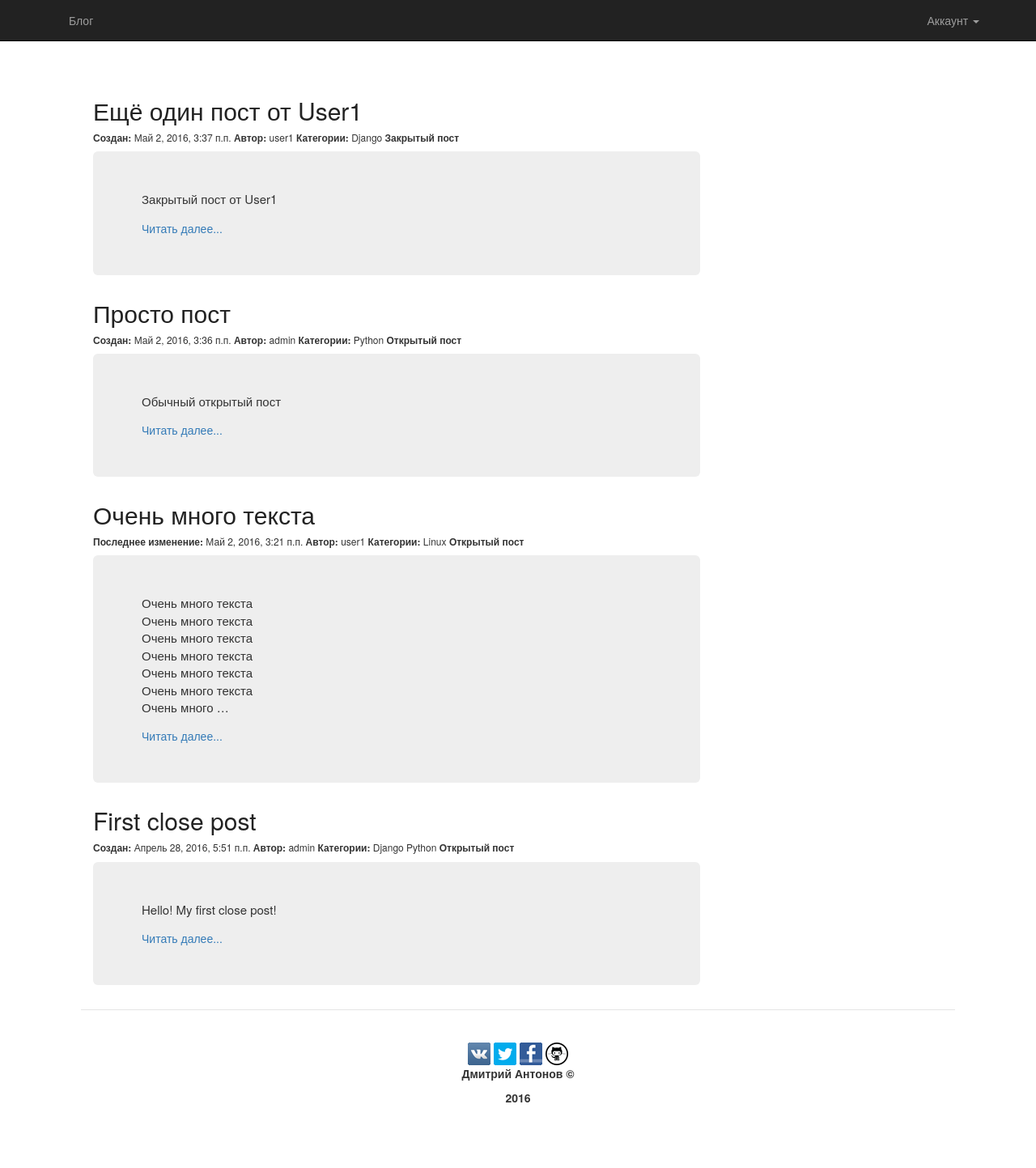
/, run on an earlier commit of the app's database.
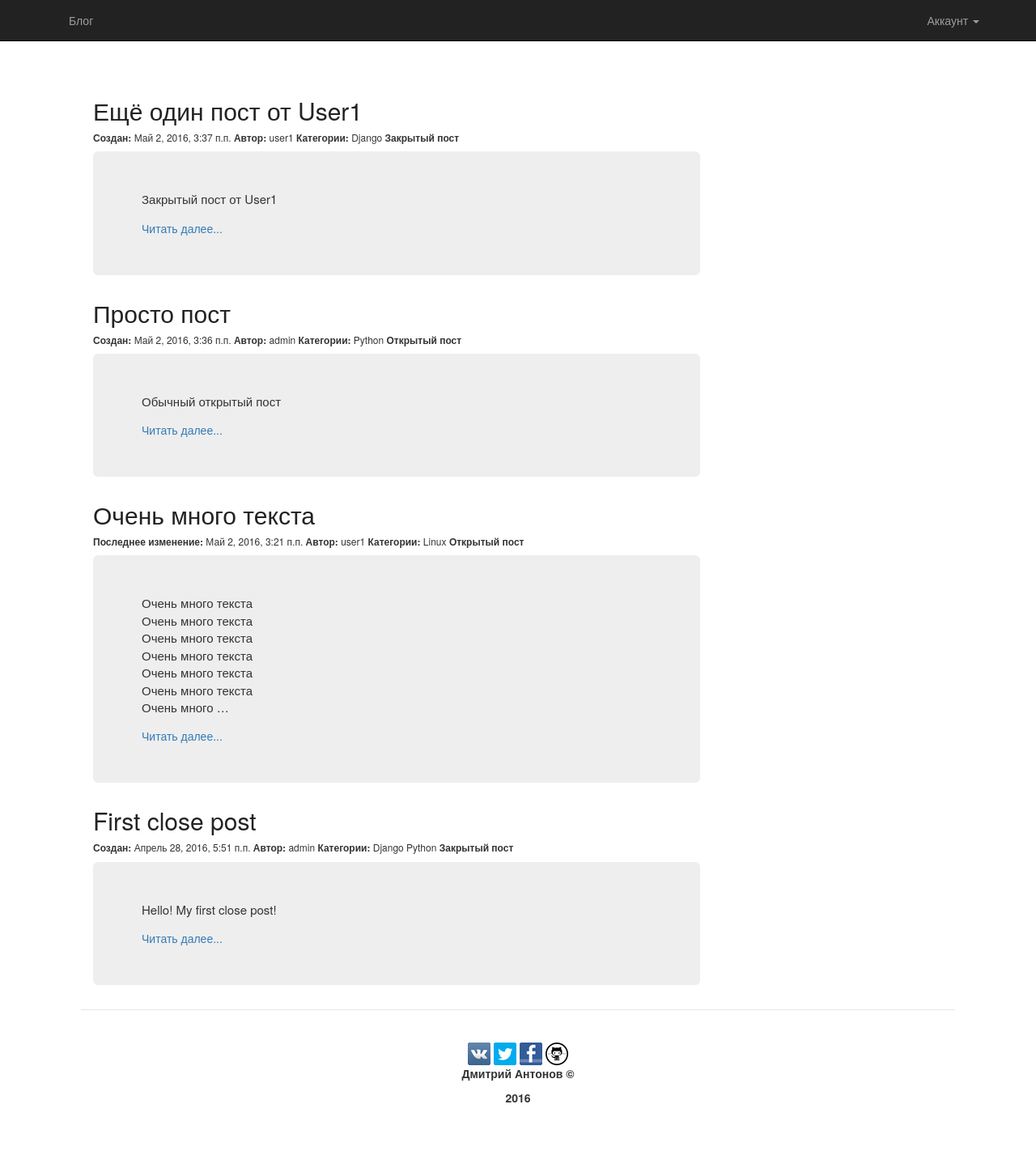
And on a later commit of the database.
### blog/models.py (models this page shows, shortened)
class Article(models.Model):
    article_title = models.CharField(max_length=100)
    article_text = models.TextField()
    article_date_create = models.DateTimeField(default=timezone.now)
    article_date_modify = models.DateTimeField(default=timezone.now)
    article_access = models.BooleanField(default=True)
    article_autor = models.ForeignKey(User)
    article_tag = models.ManyToManyField(Tags)

### blog/views.py (the view)
# urls.py: url(r'^$', views.HomeView.as_view(), name='home'),
class HomeView(generic.ListView):
    template_name = 'blog/home.html'
    context_object_name = 'post_blog'
    def get_queryset(self):
        return Article.objects.order_by('-article_date_create').all()

### blog/models.py (called while the page is built)
    def __str__(self):
        return self.tags_name

### blog/templates/blog/home.html (shortened to what this page needs)
{% load staticfiles %}
<!DOCTYPE html>
<html lang="ru">
<head>
    {% block load_css %}
      <link href="{% static 'blog/css/bootstrap.css' %}" rel="stylesheet">
      <link rel="stylesheet" type="text/css" href="{% static 'blog/style.css' %}">
    {% endblock load_css %}
</head>
<body>
    {% block header %}
      <div class="container-fluit">
          <div class="row">
              <div class="navbar navbar-inverse navbar-fixed-top">
                  <div class="container">
                      <ul class="nav navbar-nav navbar-right">
                        <li class="dropdown">
                          <a class="dropdown-toggle" data-toggle="dropdown" role="button" aria-expanded="false">Аккаунт <span class="caret"></span></a>
                        </li>
                      </ul>
                      <div class="collapse navbar-collapse">
                          <ul class="nav navbar-nav">
                              <li><a href="{% url 'blog:home' %}">Блог</a></li>
                          </ul>
                      </div>
                  </div>
              </div>
          </div>
      </div>
    {% endblock header %}
    {% block post %}
      {% if post_blog %}
        <div class="container blog-post">
          <div class="row">
              <div class="col-lg-8 col-md-8">
                        {% for x in post_blog %}
                            <div>
                                <h2 class="article-title">
                                    <a class="article-title" href="{% url 'blog:full' x.id %}"> {{ x.article_title }} </a>
                                </h2>
                            </div>
                            <h6>
                                {% if x.article_date_create == x.article_date_modify %}
                                    <b>Создан:</b> {{ x.article_date_create }}
                                {% else %}
                                    <b>Последнее изменение:</b> {{ x.article_date_modify }}
                                {% endif %}
                                <b>Автор:</b> {{ x.article_autor }}
                                <b>Категории:</b>
                                {% for tag in x.article_tag.all %}
                                    {{ tag }}
                                {% endfor %}
                                {% if x.article_access %}
                                  <b>Открытый пост</b>
                                {% else %}
                                  <b>Закрытый пост</b>
                                {% endif %}
                            </h6>
                            <div class="jumbotron">
                                <p class="text-justify">
                                    {{ x.article_text|linebreaksbr|urlize|truncatewords_html:20 }}
                                </p>
                                <a href="{% url 'blog:full' x.id %}">Читать далее...</a>
                            </div>
                        {% endfor %}
            </div>
          </div>
        </div>
    {% endif %}
    {% endblock post %}
    {% block footer %}
          <div class="blog-footer">
        <a href="https://vk.com/blacktrub">
            <img src="{% static "blog/image/ico-vkontakte.png" %}">
        </a>
        <a href="https://twitter.com/BlackTrub">
            <img src="{% static "blog/image/ico-twitter.png" %}">
        </a>
        <a href="https://www.facebook.com/blacktrub">
            <img src="{% static "blog/image/ico-facebook.png" %}">
        </a>
        <a href="https://www.github.com/blacktrub">
            <img src="{% static "blog/image/github.png" %}">
        </a>
        <p>
            <b>Дмитрий Антонов ©</b>
        </p>
        <p>
            <b>2016</b>
        </p>
    </div>
    {% endblock footer %}
</body>
</html>

What changed in the data, as far as the page shows it:
changed Article "First close post": article_access "Открытый пост" → "Закрытый пост"
